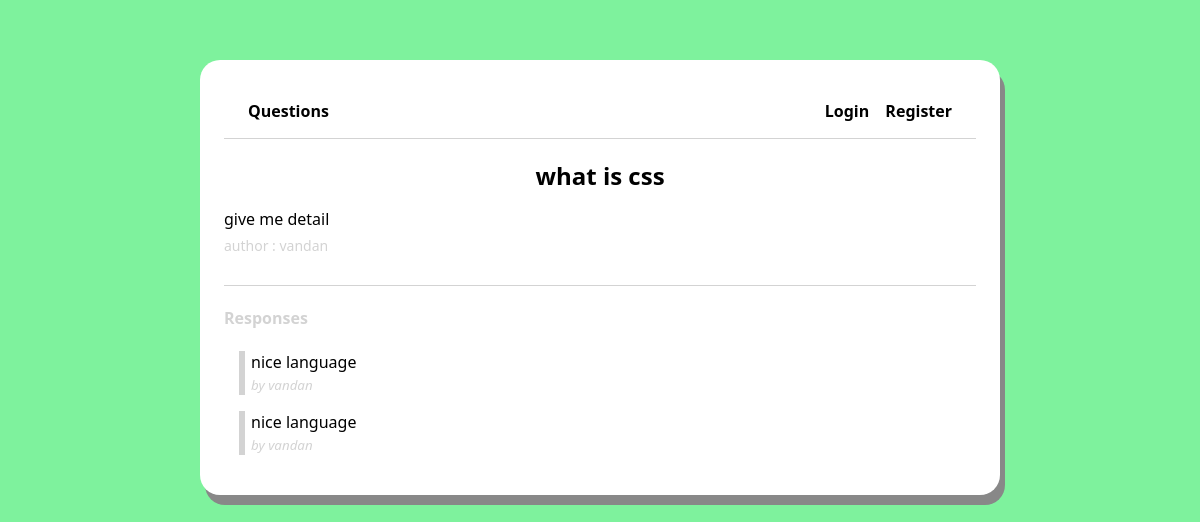
The page /question/5 on the database its author committed.
### main/models.py (models this page shows, shortened)
class Question(models.Model):
    author = models.ForeignKey(User, null=False, on_delete=models.CASCADE)
    title = models.CharField(max_length=200, null=False)
    body = models.TextField(null=False)
    created_at = models.DateTimeField(auto_now_add=True)
    updated_at = models.DateTimeField(auto_now=True)
    def get_responses(self):
        return self.responses.filter(parent=None)

class Response(models.Model):
    user = models.ForeignKey(User, null=False, on_delete=models.CASCADE)
    question = models.ForeignKey(Question, null=False, on_delete=models.CASCADE, related_name='responses')
    parent = models.ForeignKey('self', null=True, blank=True, on_delete=models.CASCADE)
    body = models.TextField(null=False)
    created_at = models.DateTimeField(auto_now_add=True)
    updated_at = models.DateTimeField(auto_now=True)
    def get_responses(self):
        return Response.objects.filter(parent=self)

### main/views.py (the view, shortened to what this page needs)
# urls.py: path('question/<int:id>', views.questionPage, name='question'),
def questionPage(request, id):
    response_form = NewResponseForm()
    reply_form = NewReplyForm()
    question = Question.objects.get(id=id)
    notifications = []
    if request.user.is_authenticated:
        notifications = Notification.objects.filter(recipient=request.user, is_read=False)
    context = {
        'question': question,
        'response_form': response_form,
        'reply_form': reply_form,
        'notifications': notifications
    }
    return render(request, 'question.html', context)

### main/templates/question.html (shortened to what this page needs)
{% extends 'layouts/page.html' %}
{% block content %}
<div class="page question-page">
<h2 class="question-title">{{question.title}}</h2>
<p class="question-body">{{question.body}}</p>
<span class="question-author">author : {{question.author.username}}</span>
<div class="responses-container">
  <h4 class="responses-container-heading">Responses</h4>
  {% if not question.responses.all %}
    <p class="no-responses-text">No responses yet</p>
  {% else %}
    {% for response in question.get_responses %}
      {% include 'components/response.html' with response=response %}
    {% endfor %}
  {% endif %}
</div>
</div>
{% endblock %}

### main/templates/components/response.html (shortened to what this page needs)
<blockquote id="{{response.id}}">
  <p class="response-body">{{response.body}}</p>
  <small class="response-author">by {{response.user.username}}</small>
</blockquote>

### main/static/css/styles.css (style rules this page uses)
html, body { font-family: Segoe UI; background-color: #7ef29d; }
*, *::after, *::before { box-sizing: border-box; }
blockquote { border-left: 6px solid lightgray; padding-left: 6px; margin-left: 15px; }
.page { display: flex; flex-direction: column; }
.question-title { font-weight: 900; margin: 20px auto 0 auto; }
.question-body { margin-bottom: 6px; }
.question-author { font-size: 14px; color: lightgray; }
.responses-container { border-top: 1px solid lightgray; margin-top: 30px; }
.responses-container-heading { color: lightgray; }
.response-body { margin: 0; }
.response-author { color: lightgray; font-style: italic; }

### rows shown on the page
Question: title "what is css", body "give me detail", author.username "vandan"
Response: body "nice language", user.username "vandan"
Response: body "nice language", user.username "vandan"
